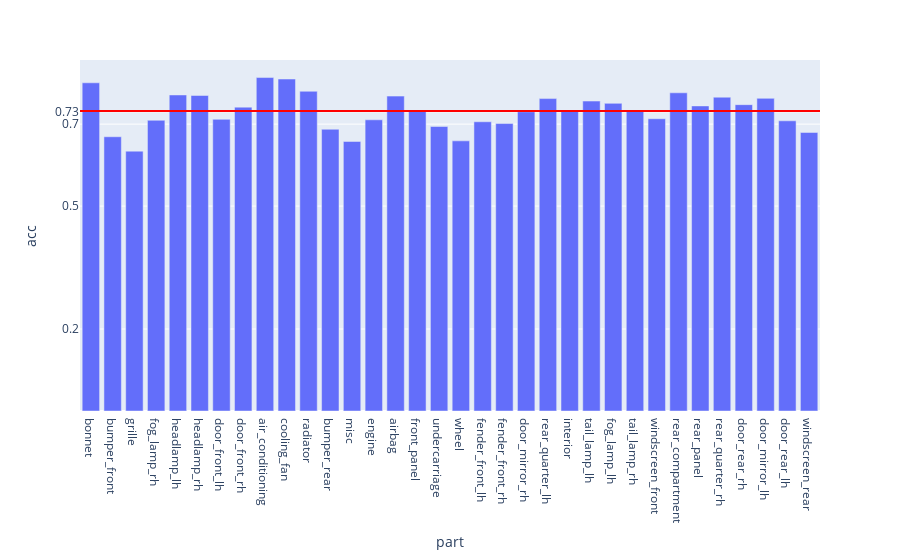

The code cell stored with this chart in its notebook:
### Code cell
fig = px.bar(evalMetrics, x = 'part', y = 'acc')

fig.add_hline(y=avgAcc, line_width=2, line_color="red")

fig.update_layout(
    yaxis = dict(
        tickmode = 'array',
        tickvals = [np.format_float_positional(avgAcc, 2), 0.2, 0.5, 0.7],
    )
)

### Figure 1 — Plotly figure (JSON) as saved in the notebook; plotly's stock layout.template omitted (floating-point values rounded to 4 significant figures)
{"data": [{"alignmentgroup": "True", "hovertemplate": "part=%{x}<br>acc=%{y}<extra></extra>", "legendgroup": "", "marker": {"color": "#636efa", "pattern": {"shape": ""}}, "name": "", "offsetgroup": "", "orientation": "v", "showlegend": false, "textposition": "auto", "type": "bar", "x": ["bonnet", "bumper_front", "grille", "fog_lamp_rh", "headlamp_lh", "headlamp_rh", "door_front_lh", "door_front_rh", "air_conditioning", "cooling_fan", "radiator", "bumper_rear", "misc", "engine", "airbag", "front_panel", "undercarriage", "wheel", "fender_front_lh", "fender_front_rh", "door_mirror_rh", "rear_quarter_lh", "interior", "tail_lamp_lh", "fog_lamp_lh", "tail_lamp_rh", "windscreen_front", "rear_compartment", "rear_panel", "rear_quarter_rh", "door_rear_rh", "door_mirror_lh", "door_rear_lh", "windscreen_rear"], "xaxis": "x", "y": [0.8008, 0.6692, 0.6341, 0.7093, 0.7712, 0.7699, 0.7117, 0.7415, 0.8137, 0.81, 0.7801, 0.6874, 0.6577, 0.7105, 0.7684, 0.7311, 0.6941, 0.6592, 0.7058, 0.7014, 0.7302, 0.7623, 0.7341, 0.7563, 0.7506, 0.7313, 0.7132, 0.7764, 0.7444, 0.7657, 0.7475, 0.7629, 0.7081, 0.6797], "yaxis": "y"}], "layout": {"barmode": "relative", "legend": {"tracegroupgap": 0}, "margin": {"t": 60}, "shapes": [{"line": {"color": "red", "width": 2}, "type": "line", "x0": 0, "x1": 1, "xref": "x domain", "y0": 0.7321, "y1": 0.7321, "yref": "y"}], "xaxis": {"anchor": "y", "domain": [0, 1], "title": {"text": "part"}}, "yaxis": {"anchor": "x", "domain": [0, 1], "tickmode": "array", "tickvals": ["0.73", 0.2, 0.5, 0.7], "title": {"text": "acc"}}}}
